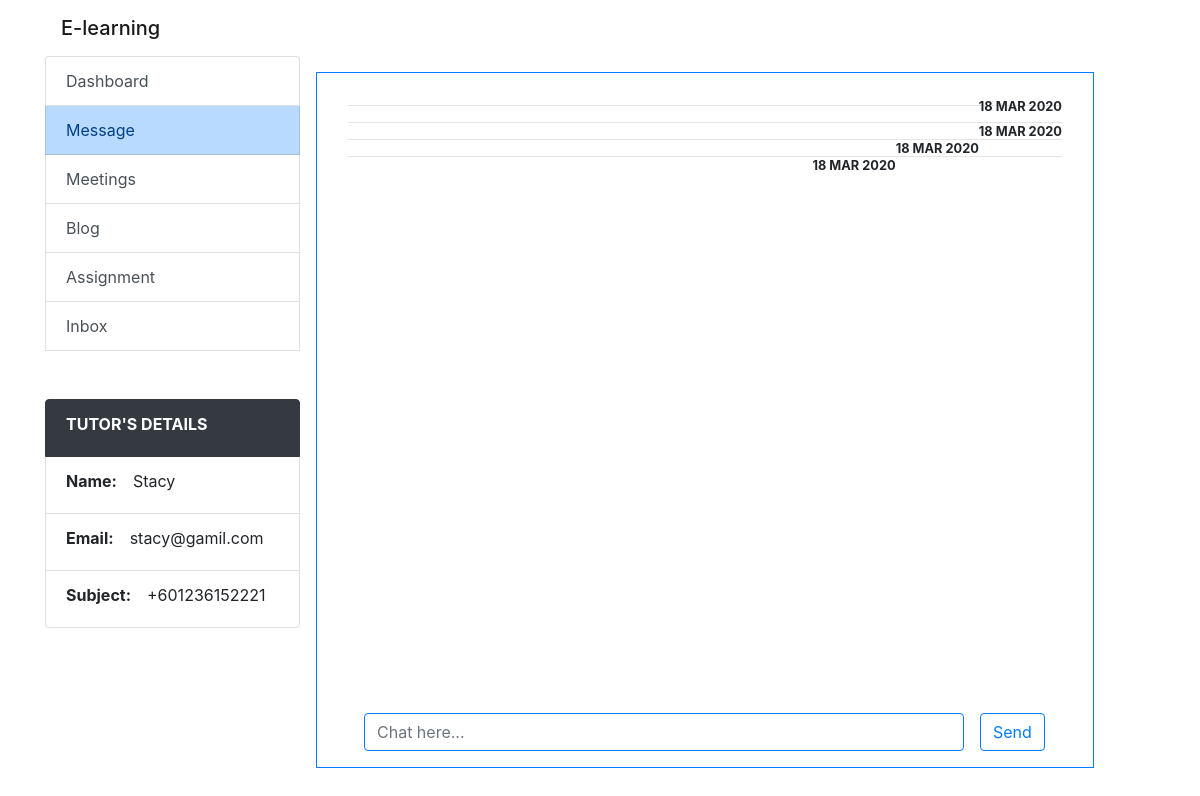
Page /Student_message.php on the earlier database version.
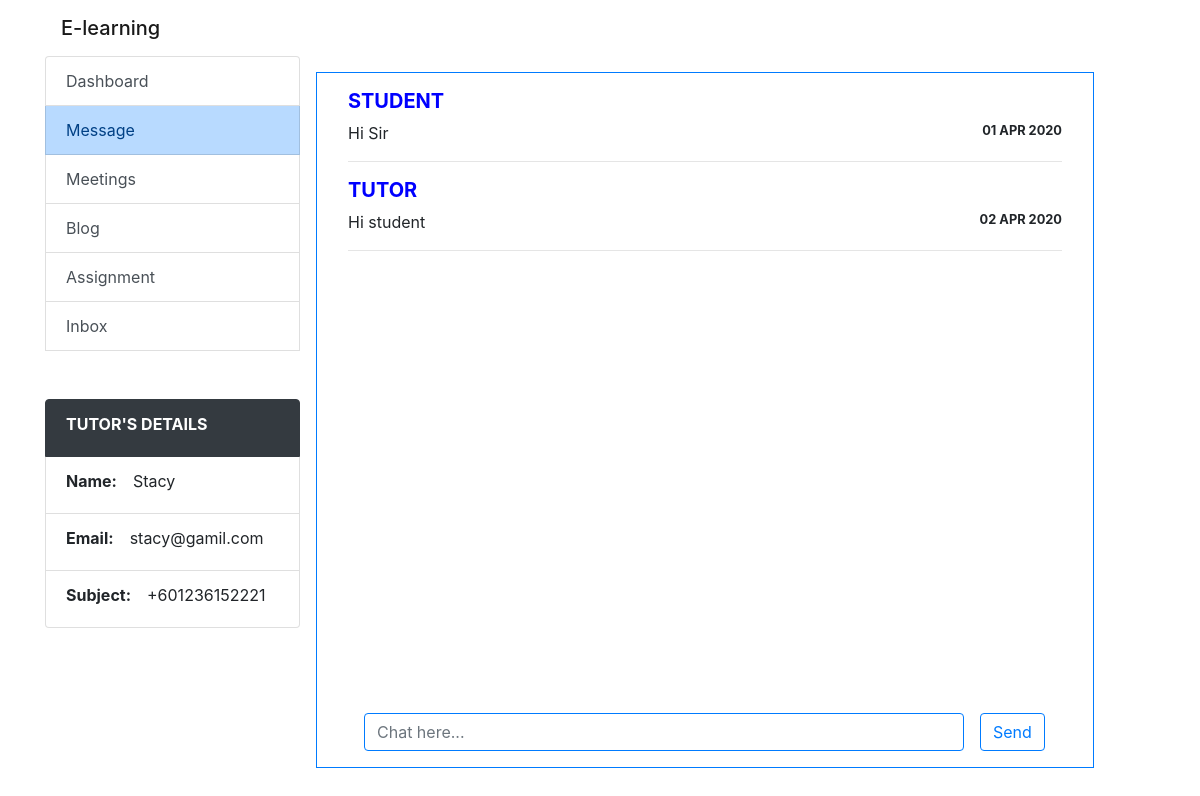
Same page on the later database version.
### tables this page shows
CREATE TABLE `message` (
  `message_id` int(11) NOT NULL,
  `username` varchar(30) NOT NULL,
  `message` text NOT NULL,
  `date` date NOT NULL
);

### include/function.php (called while the page is built, shortened)
<?php
function query($sql) {
  global $connection;
  return mysqli_query($connection, $sql);
}
function fetch_array($result){
  return mysqli_fetch_array($result);
}
?>

### Student_message.php (the view, shortened to what this page needs)
<?php
include 'include/header.php';
$sidebar = ['Dashboard','Message','Meetings','Blog','Assignment','Inbox'];
$url = ['Student_dashboard.php','Student_message.php','Student_meeting.php','Student_blog.php','Student_uploads.php','Student_inbox.php'];
?>
<div class="container-fluid row">
  <div class="list-group col-3">
    <?php
    include 'include/sidebar.php';
    ?>
  </div>
  <div class="col-9 row p-3">
    <div class="container border border-primary">
      <div class="flex-column mb-3 p-3" style="height: 78vh">
<?php
    $query = query("SELECT * FROM message ");
    while ($row = fetch_array($query)) {
    $username = $row['username'];
    $message = $row['message'];
    $date = $row['date'];
    $date = strtotime($date);
    $date = date('d M Y', $date);
    echo "<h5 class='font-weight-bold text-uppercase' style='color:blue;'>{$username}</h5>";
    echo "<small class='float-right font-weight-bold text-uppercase'>$date</small>";
    echo "<p>{$message}</p>";
    echo "<hr>";
    }
?>
      </div>
      <form class="form-inline mt-3" method="post">
        <div class="form-group mx-sm-3 mb-2">
        <div class="form-group mx-sm-3 mb-2">
          <input type="text" name="message" class="form-control border-primary" id="inputPassword2" placeholder="Chat here..." style="width: 50vw">
        </div>
        <button type="submit" name="submit" class="btn btn-outline-primary mb-2">Send</button>
      </form>
    </div>
  </div>
</div>
<?php
include './include/footer.php';
?>

### include/sidebar.php
  <?php
  	foreach ($sidebar as $key => $value) {
  		echo "<a href='$url[$key]' class='list-group-item list-group-item-action'>$value</a>";
  	}
   ?>
   <div class="mt-5">
	<?php
	$L_name = "Stacy";
	$L_Email = "stacy@gamil.com";
	$L_PhoneNumber = "+601236152221";
	?>
	<li class="list-group-item active bg-dark btn-outline-dark"><label class="font-weight-bold pr-3">TUTOR'S DETAILS</label></li>
	<?php
	if(1){
		echo "
		<li class='list-group-item'><label class='font-weight-bold pr-3'>Name:</label>$L_name</li>
		<li class='list-group-item'><label class='font-weight-bold pr-3'>Email:</label>$L_Email</li>
		<li class='list-group-item'><label class='font-weight-bold pr-3'>Subject:</label>$L_PhoneNumber</li>
		";
	}else{
		echo "<li class='list-group-item'><label class='font-weight-bold pr-3'>Unassigned</li>";
	}
	?>
</div>

Differences in the rows shown:
removed message: date "18 MAR 2020"
removed message: date "18 MAR 2020"
removed message: date "18 MAR 2020"
removed message: date "18 MAR 2020"
added message: username "STUDENT", date "01 APR 2020", message "Hi Sir"
added message: username "TUTOR", date "02 APR 2020", message "Hi student"
